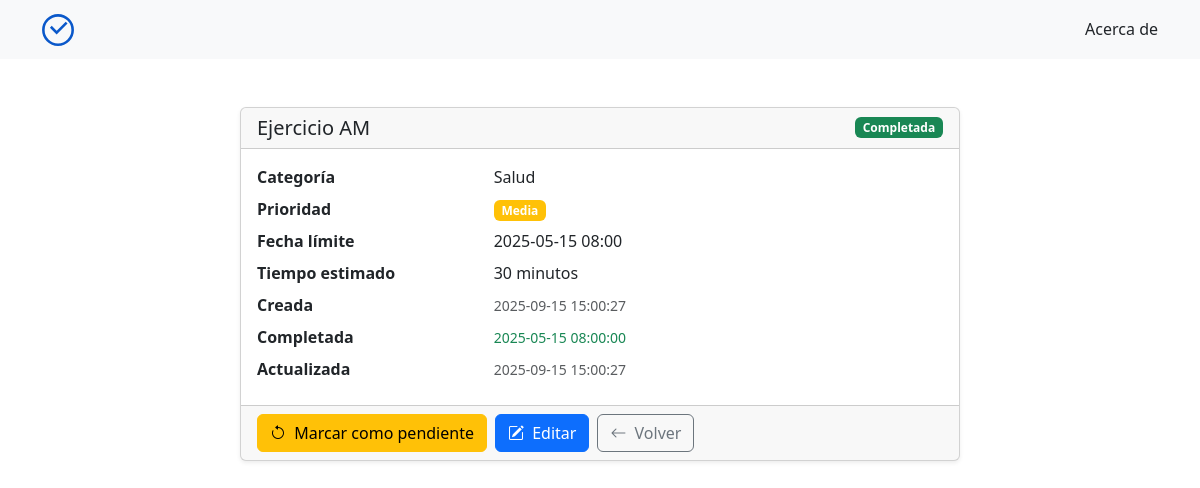
/tarea/1, run on an earlier commit of the app's database.
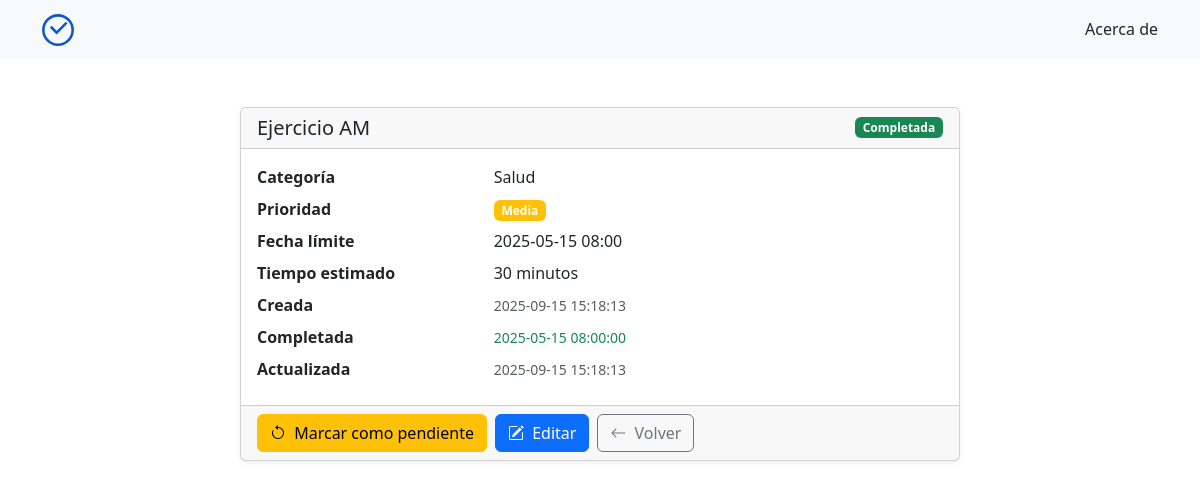
And on a later commit of the database.
### tables this page shows
CREATE TABLE tareas (
            id INTEGER PRIMARY KEY AUTOINCREMENT,
            nombre TEXT NOT NULL,
            fecha_creacion TEXT NOT NULL DEFAULT (datetime('now','localtime')),
            fecha_limite TEXT,
            prioridad TEXT DEFAULT 'media',
            estado TEXT NOT NULL DEFAULT 'pendiente',
            tiempo_estimado INTEGER,
            completado_en TEXT,
            id_categoria INTEGER NOT NULL,
            fecha_actualizacion TEXT NOT NULL DEFAULT (datetime('now','localtime')),
            FOREIGN KEY (id_categoria) REFERENCES categorias(id)
                ON UPDATE CASCADE
                ON DELETE RESTRICT
        );

CREATE TABLE categorias (
            id INTEGER PRIMARY KEY AUTOINCREMENT,
            nombre TEXT NOT NULL UNIQUE
        );

### app.py (the view)
@app.route('/tarea/<int:id>')
def detalle(id): # CONSULTA EL DETALLE DE UNA TAREA ESPECÍFICA
    tarea = Tarea.get_by_id(id)
    if not tarea:
        return render_template("404.html"), 404
    categoria = Categoria.get_by_id(tarea["id_categoria"])
    return render_template("tarea.html", tarea=tarea, categoria=categoria)

### database.py (called while the page is built)
def connect_db():
    conn = sqlite3.connect(DATABASE_NAME) # Conecta a la base de datos
    conn.row_factory = sqlite3.Row  # Devuelve filas tipo Row: acceso por índice y por llave
    conn.execute("PRAGMA foreign_keys = ON") # Activa el modo de clave foránea
    return conn

def query_one(sql, params=None):
    conn = connect_db()
    row = conn.execute(sql, params or ()).fetchone()
    conn.close()
    return row

### models/categoria.py (called while the page is built)
    @staticmethod
    def get_by_id(categoria_id):
        query = query_one("SELECT id, nombre FROM categorias WHERE id = ?", (categoria_id,))
        print(f" * Categoría: {query}")
        return query

### models/tarea.py (called while the page is built)
    @staticmethod
    def get_by_id(tarea_id):
        return query_one(
            """SELECT id, nombre, fecha_creacion, fecha_limite, prioridad, estado, tiempo_estimado,
                      completado_en, id_categoria, fecha_actualizacion
               FROM tareas WHERE id = ?""",
            (tarea_id,),
        )

### templates/tarea.html (shortened to what this page needs)
{% extends "layout.html" %}
{% block content %}
<section id="tarea" class="container mt-4">
  <div class="row justify-content-center">
    <div class="col-12 col-lg-8">
      <div class="card shadow-sm">
        <div class="card-header d-flex justify-content-between align-items-center">
          <h2 class="h5 mb-0">{{ tarea.nombre }}</h2>
          <span class="badge {{ 'bg-success' if tarea.estado == 'completada' else 'bg-secondary' }}">{{ tarea.estado|title }}</span>
        </div>
        <div class="card-body">
          <dl class="row mb-0">
            <dt class="col-sm-4">Categoría</dt>
            <dd class="col-sm-8">{{ categoria.nombre }}</dd>
            <dt class="col-sm-4">Prioridad</dt>
            <dd class="col-sm-8">
              <span class="badge
                {% if tarea.prioridad == 'alta' %}bg-danger
                {% elif tarea.prioridad == 'media' %}bg-warning
                {% else %}bg-info{% endif %}">
                {{ tarea.prioridad|title }}
              </span>
            </dd>
            {% if tarea.fecha_limite %}
            <dt class="col-sm-4">Fecha límite</dt>
            <dd class="col-sm-8">
              <span>
                {% if 'T' in tarea.fecha_limite %}
                  {{ tarea.fecha_limite.replace('T', ' ') }}
                {% else %}
                  {{ tarea.fecha_limite }}
                {% endif %}
              </span>
            </dd>
            {% endif %}
            {% if tarea.tiempo_estimado %}
            <dt class="col-sm-4">Tiempo estimado</dt>
            <dd class="col-sm-8">{{ tarea.tiempo_estimado }} minutos</dd>
            {% endif %}
            <dt class="col-sm-4">Creada</dt>
            <dd class="col-sm-8"><small class="text-muted">{{ tarea.fecha_creacion }}</small></dd>
            {% if tarea.completado_en %}
            <dt class="col-sm-4">Completada</dt>
            <dd class="col-sm-8"><small class="text-success">{{ tarea.completado_en }}</small></dd>
            {% endif %}
            <dt class="col-sm-4">Actualizada</dt>
            <dd class="col-sm-8"><small class="text-muted">{{ tarea.fecha_actualizacion }}</small></dd>
          </dl>
        </div>
        <div class="card-footer d-flex gap-2">
          <form action="/tarea/{{ tarea.id }}/toggle-estado" method="post" class="m-0 p-0" data-id="{{ tarea.id }}" id="toggle-estado-form">
            {% set es_completada = tarea.estado == 'completada' %}
            <button type="submit" class="btn {{ 'btn-warning' if es_completada else 'btn-success' }}">
              {% if es_completada %}
              <i class="bi bi-arrow-counterclockwise me-1"></i>
              Marcar como pendiente
              {% else %}
              <i class="bi bi-check2-circle me-1"></i>
              Marcar como completada
              {% endif %}
            </button>
          </form>
          <a href="/editar/{{ tarea.id }}" class="btn btn-primary">
            <i class="bi bi-pencil-square me-1"></i>
            Editar
          </a>
          <a href="/" class="btn btn-outline-secondary">
            <i class="bi bi-arrow-left me-1"></i>
            Volver
          </a>
        </div>
      </div>
    </div>
  </div>
</section>
{% endblock %}

### templates/layout.html (shortened to what this page needs)
<!DOCTYPE html>
<html lang="en">
  <head>
    <link href="https://cdn.jsdelivr.net/npm/bootstrap@5.3.8/dist/css/bootstrap.min.css" rel="stylesheet">
    <link rel="stylesheet" href="https://cdn.jsdelivr.net/npm/bootstrap-icons@1.11.3/font/bootstrap-icons.min.css">
  </head>
  <body>
    <nav class="navbar navbar-expand-lg navbar-light bg-light">
      <div class="container">
        <a href="/" class="navbar-brand" title="Ir a la página de inicio">
          <img src="/static/rutina.py-logo.svg" alt="Logo Rutina.py" width="32" height="32">
        </a>
        <a href="/acerca" class="nav-link" title="Conoce más sobre Rutina.py">Acerca de</a>
      </div>
    </nav>
    <br>
    <main class="container">
      {% block content %}
      {% endblock %}
    </main>
  </body>
</html>

What changed in the data, as far as the page shows it:
changed tareas "Ejercicio AM": fecha_creacion "2025-09-15 15:00:27" → "2025-09-15 15:18:13"; fecha_actualizacion "2025-09-15 15:00:27" → "2025-09-15 15:18:13"
